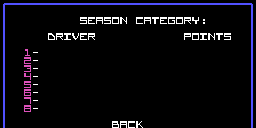

Rendered tile map (Tiled .tmx) drawn with the repository's tilesets; below, a short description and the full map source, tile grids included:
An orthogonal 32x16 tile map with 8x8 px tiles, 1 tile layer (Tile Layer 1).

<map version="1.0" tiledversion="1.1.4" orientation="orthogonal" renderorder="right-down" width="32" height="16" tilewidth="8" tileheight="8" infinite="0" nextobjectid="1">
 <tileset firstgid="1" name="scoreboard-tiles" tilewidth="8" tileheight="8" tilecount="256" columns="16">
  <image source="tiles-scoreboard-initial.png" width="128" height="128" />
 </tileset>
 <layer name="Tile Layer 1" width="32" height="16">
  <data encoding="csv">
36,3,3,3,3,3,3,3,3,3,3,3,3,3,3,3,3,3,3,3,3,3,3,3,3,3,3,3,3,3,3,2,
20,1,1,1,1,1,1,1,1,1,1,1,1,1,1,1,1,1,1,1,1,1,1,1,1,1,1,1,1,1,1,20,
20,1,1,1,1,1,1,1,1,1,84,70,66,84,80,79,1,68,66,85,70,72,80,83,90,59,1,1,1,1,1,20,
20,1,1,1,1,1,1,1,1,1,1,1,1,1,1,1,1,1,1,1,1,1,1,1,1,1,1,1,1,1,1,20,
20,1,1,1,1,1,69,83,74,87,70,83,1,1,1,1,1,1,1,1,1,1,1,81,80,74,79,85,84,1,1,20,
20,1,1,1,1,1,1,1,1,1,1,1,1,1,1,1,1,1,1,1,1,1,1,1,1,1,1,1,1,1,1,20,
20,1,1,50,46,1,1,1,1,1,1,1,1,1,1,1,1,1,1,1,1,1,1,1,1,1,1,1,1,1,1,20,
20,1,1,51,46,1,1,1,1,1,1,1,1,1,1,1,1,1,1,1,1,1,1,1,1,1,1,1,1,1,1,20,
20,1,1,52,46,1,1,1,1,1,1,1,1,1,1,1,1,1,1,1,1,1,1,1,1,1,1,1,1,1,1,20,
20,1,1,53,46,1,1,1,1,1,1,1,1,1,1,1,1,1,1,1,1,1,1,1,1,1,1,1,1,1,1,20,
20,1,1,54,46,1,1,1,1,1,1,1,1,1,1,1,1,1,1,1,1,1,1,1,1,1,1,1,1,1,1,20,
20,1,1,55,46,1,1,1,1,1,1,1,1,1,1,1,1,1,1,1,1,1,1,1,1,1,1,1,1,1,1,20,
20,1,1,56,46,1,1,1,1,1,1,1,1,1,1,1,1,1,1,1,1,1,1,1,1,1,1,1,1,1,1,20,
20,1,1,57,46,1,1,1,1,1,1,1,1,1,1,1,1,1,1,1,1,1,1,1,1,1,1,1,1,1,1,20,
20,1,1,1,1,1,1,1,1,1,1,1,1,1,1,1,1,1,1,1,1,1,1,1,1,1,1,1,1,1,1,20,
20,1,1,1,1,1,1,1,1,1,1,1,1,1,67,66,68,76,1,1,1,1,1,1,1,1,1,1,1,1,1,20
</data>
 </layer>
</map>
